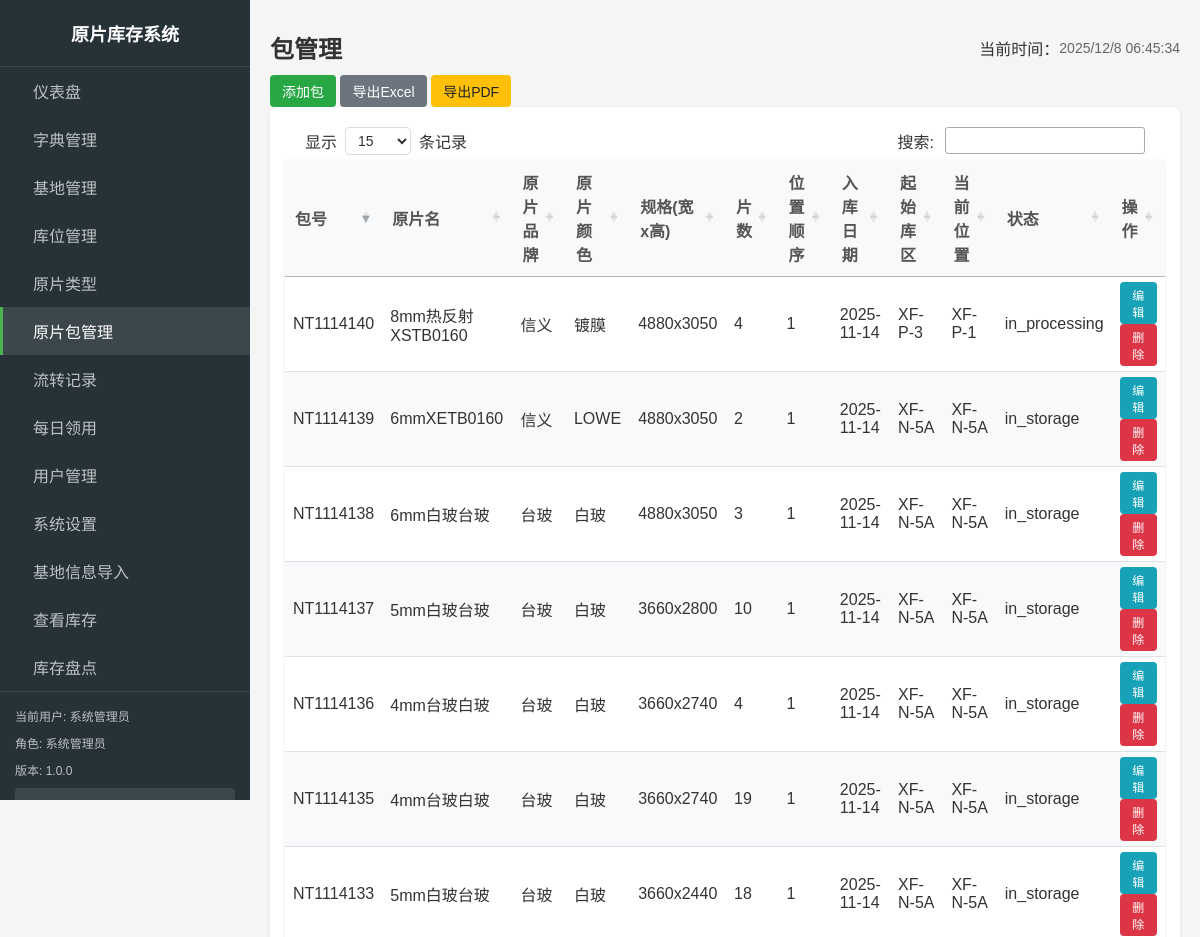
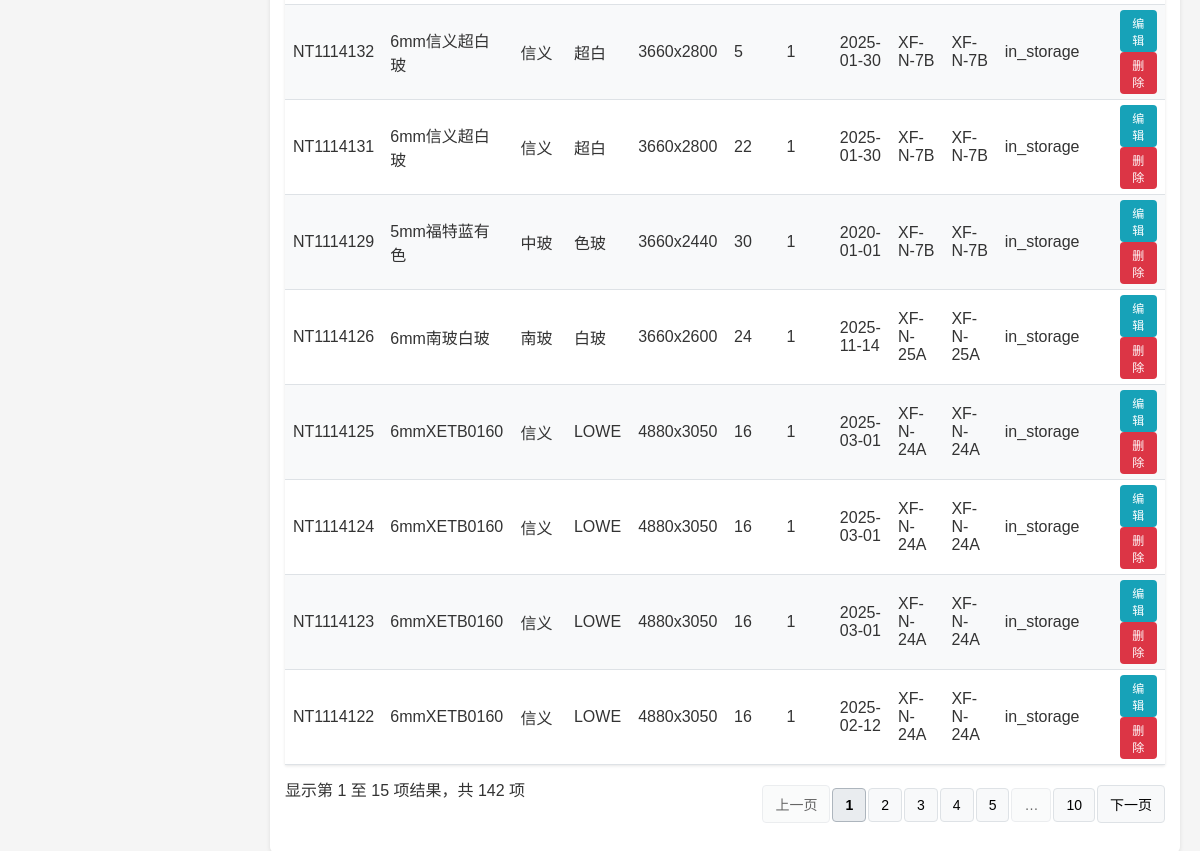
Screenshot of /admin/packages.php (signed in) with the database file from the repository (2 pictures, top to bottom).
### tables this page shows
CREATE TABLE `glass_packages`  (
  `id` int(11) NOT NULL AUTO_INCREMENT,
  `package_code` varchar(100) NOT NULL COMMENT '包号/二维码',
  `glass_type_id` int(11) NOT NULL COMMENT '原片类型ID',
  `width` decimal(10, 0) NULL DEFAULT NULL COMMENT '宽度(mm)',
  `height` decimal(10, 0) NULL DEFAULT NULL COMMENT '高度(mm)',
  `pieces` int(11) NOT NULL DEFAULT 0 COMMENT '实际片数（库存操作基准）',
  `quantity` int(11) NOT NULL DEFAULT 0 COMMENT '默认包装数量（参考值）',
  `entry_date` date NULL DEFAULT NULL COMMENT '入库日期',
  `initial_rack_id` int(11) NULL DEFAULT NULL COMMENT '起始库区ID',
  `current_rack_id` int(11) NULL DEFAULT NULL COMMENT '当前库位架ID',
  `position_order` int(11) NULL DEFAULT 1 COMMENT '在架中的位置顺序(1-x)',
  `status` enum('in_storage','in_processing','scrapped','used_up') NULL DEFAULT 'in_storage' COMMENT '包状态：in_storage=库存中，in_processing=加工中，scrapped=已报废，used_up=已用完',
  `created_at` timestamp NOT NULL DEFAULT CURRENT_TIMESTAMP,
  `updated_at` timestamp NOT NULL DEFAULT CURRENT_TIMESTAMP ON UPDATE CURRENT_TIMESTAMP,
  PRIMARY KEY (`id`) USING BTREE,
  INDEX `current_rack_id`(`current_rack_id`) USING BTREE,
  INDEX `glass_type_id`(`glass_type_id`) USING BTREE,
  INDEX `initial_rack_id`(`initial_rack_id`) USING BTREE
);

CREATE TABLE `glass_types`  (
  `id` int(11) NOT NULL AUTO_INCREMENT,
  `custom_id` varchar(50) NOT NULL COMMENT '原片ID（自定义，唯一，采购使用）',
  `name` varchar(100) NOT NULL COMMENT '原片名称（完整名称）',
  `short_name` varchar(50) NOT NULL COMMENT '原片简称（如：5白、4白、5白南玻）',
  `finance_name` varchar(100) NULL DEFAULT NULL COMMENT '财务核算名',
  `product_series` varchar(100) NULL DEFAULT NULL COMMENT '原片商色系（如：5lowe XETB0160）',
  `brand` varchar(50) NULL DEFAULT NULL COMMENT '原片品牌（如：信义、台玻、金晶、旗滨）',
  `manufacturer` varchar(100) NULL DEFAULT NULL COMMENT '原片生产商（如：重庆信义、德阳信义、成都台玻）',
  `color` varchar(50) NULL DEFAULT NULL COMMENT '原片颜色（如：白玻、玉沙、LOWE、超白等）',
  `thickness` decimal(10, 0) NULL DEFAULT NULL COMMENT '原片厚度(mm)（如：4、5、6、8、10、12、15、19）',
  `silver_layers` enum('单银','双银','三银','无银','') NULL DEFAULT NULL COMMENT '银层类型',
  `substrate` enum('普白','超白','') NULL DEFAULT NULL COMMENT '基片类型',
  `transmittance` enum('高透','中透','低透','') NULL DEFAULT NULL COMMENT '透光性',
  `status` tinyint(1) NULL DEFAULT 1 COMMENT '状态：1启用，0禁用',
  `created_at` timestamp NOT NULL DEFAULT CURRENT_TIMESTAMP,
  `updated_at` timestamp NOT NULL DEFAULT CURRENT_TIMESTAMP ON UPDATE CURRENT_TIMESTAMP,
  PRIMARY KEY (`id`) USING BTREE,
  UNIQUE INDEX `custom_id`(`custom_id`) USING BTREE,
  INDEX `idx_brand`(`brand`) USING BTREE,
  INDEX `idx_color`(`color`) USING BTREE,
  INDEX `idx_custom_id`(`custom_id`) USING BTREE,
  INDEX `idx_manufacturer`(`manufacturer`) USING BTREE,
  INDEX `idx_short_name`(`short_name`) USING BTREE,
  INDEX `idx_silver_layers`(`silver_layers`) USING BTREE,
  INDEX `idx_substrate`(`substrate`) USING BTREE,
  INDEX `idx_transmittance`(`transmittance`) USING BTREE
);

CREATE TABLE `storage_racks`  (
  `id` int(11) NOT NULL AUTO_INCREMENT,
  `base_id` int(11) NOT NULL COMMENT '所属基地ID',
  `code` varchar(50) NOT NULL COMMENT '库位架编码',
  `name` varchar(100) NULL DEFAULT NULL COMMENT '库位架名称',
  `area_type` enum('storage','processing','scrap','temporary') NOT NULL DEFAULT 'storage' COMMENT '区域类型：库存区、加工区、报废区、临时区',
  `capacity` int(11) NULL DEFAULT NULL COMMENT '容量',
  `status` enum('normal','maintenance','full') NULL DEFAULT 'normal' COMMENT '状态：正常、维护中、已满',
  `created_at` timestamp NOT NULL DEFAULT CURRENT_TIMESTAMP,
  `updated_at` timestamp NOT NULL DEFAULT CURRENT_TIMESTAMP ON UPDATE CURRENT_TIMESTAMP,
  PRIMARY KEY (`id`) USING BTREE,
  INDEX `base_id`(`base_id`) USING BTREE
);

### includes/db.php (called while the page is built, shortened)
<?php
function getDbConnection() {
    static $conn = null;
    if ($conn === null) {
        $conn = new mysqli(DB_HOST, DB_USER, DB_PASS, DB_NAME);
        $conn->set_charset(DB_CHARSET);
    }
    return $conn;
}
function query($sql, $params = []) {
    $conn = getDbConnection();
    $stmt = $conn->prepare($sql);
    if (!$stmt->execute()) {
        throw new Exception("执行查询失败: " . $stmt->error . "<br>SQL: " . $sql);
    }
    $result = $stmt->get_result();
    return $result;
}
function fetchAll($sql, $params = []) {
    $result = query($sql, $params);
    $rows = [];
    while ($row = $result->fetch_assoc()) {
        $rows[] = $row;
    }
    return $rows;
}
?>

### includes/auth.php (called while the page is built, shortened)
<?php
require_once __DIR__ . '/db.php';
function isLoggedIn() {
    return isset($_SESSION['logged_in']) && $_SESSION['logged_in'] === true;
}
function getCurrentUser() {
    return [
        'id' => $_SESSION['user_id'],
        'username' => $_SESSION['username'],
        'name' => $_SESSION['name'],
        'role' => $_SESSION['role'],
        'base_id' => $_SESSION['base_id'] ?? null
    ];
}
?>

### includes/admin_nav_config.php (called while the page is built, shortened)
<?php
function getAdminNavConfig($userRole) {
    $filteredItems = array_filter($navItems, function($item) use ($userRole) {
        return in_array($userRole, $item['roles']);
    });
    usort($filteredItems, function($a, $b) {
        return $a['order'] - $b['order'];
    });
    return $filteredItems;
}
function getCurrentNavId($currentPage) {
    $pageNavMap = [
        'index.php' => 'dashboard',
        'bases.php' => 'bases',
        'racks.php' => 'racks',
        'glass_types.php' => 'glass_types',
        'dictionary.php' => 'dictionary',
        'packages.php' => 'packages',
        'transactions.php' => 'transactions',
        'reports.php' => 'reports',
        'users.php' => 'users',
        'settings.php' => 'settings',
    ];
    return $pageNavMap[$currentPage] ?? '';
}
?>

### admin/packages.php (the view, shortened to what this page needs)
<?php
require_once '../includes/auth.php';
require_once '../includes/db.php';
require_once '../includes/admin_layout.php';
$currentUser = getCurrentUser();
$message = '';
$messageType = '';
$whereConditions = [];
$params = [];
$whereClause = !empty($whereConditions) ? 'WHERE ' . implode(' AND ', $whereConditions) : '';
$packages = fetchAll("SELECT p.*, g.name as glass_name, g.short_name as glass_short_name,
                            r.code as rack_code, r.area_type, ir.code as initial_rack_code , g.brand as glass_brand,g.color as glass_color,
                            CONCAT(ROUND(p.width,0), 'x', ROUND(p.height,0)) as specification, p.position_order
                     FROM glass_packages p
                     LEFT JOIN glass_types g ON p.glass_type_id = g.id
                     LEFT JOIN storage_racks r ON p.current_rack_id = r.id
                     LEFT JOIN storage_racks ir ON p.initial_rack_id = ir.id
                     $whereClause
                     ORDER BY r.code ASC, p.position_order ASC, p.package_code ASC", $params);
?>
<div>
    <button type="button" class="btn btn-success" onclick="showAddForm()">添加包</button>
    <button type="button" class="btn btn-primary" onclick="exportToExcel('packagesTable', '包列表')">导出Excel</button>
    <button type="button" class="btn btn-warning" onclick="exportToPDF('packagesTable', '包列表')">导出PDF</button>
</div>
<div class="table-container">
    <table class="table table-striped table-bordered data-table" id="packagesTable" data-table="packages">
        <thead>
            <tr>
                <th>包号</th>
                <th>原片名</th>
                <th>原片品牌</th>
                <th>原片颜色</th>
                <th>规格(宽x高)</th>
                <th>片数</th>
                <th>位置顺序</th>
                <th>入库日期</th>
                <th>起始库区</th>
                <th>当前位置</th>
                <th>状态</th>
                <th>操作</th>
            </tr>
        </thead>
        <?php foreach ($packages as $package): ?>
            <tr>
                <td><?php echo htmlspecialchars($package['package_code']); ?></td>
                <td><?php echo htmlspecialchars($package['glass_name']); ?></td>
                <td><?php echo htmlspecialchars($package['glass_brand']); ?></td>
                <td><?php echo htmlspecialchars($package['glass_color']); ?></td>
                <td><?php echo htmlspecialchars($package['specification']); ?></td>
                <td><?php echo $package['pieces']; ?></td>
                <td><?php echo $package['position_order'] ?? '-'; ?></td>
                <td><?php echo $package['entry_date']; ?></td>
                <td><?php echo htmlspecialchars($package['initial_rack_code']); ?></td>
                <td>
                    <?php
                    if (empty($package['rack_code'])) {
                        echo '<span class="status-badge inactive">未入库</span>';
                    } else {
                        echo htmlspecialchars($package['rack_code']);
                    }
                    ?>
                </td>
                <td>
                    <?php
                    $statusLabels = [
                        'in_storage' => '<span class="status-badge active">库存中</span>',
                        'in_processing' => '<span class="status-badge processing">加工中</span>',
                        'scrapped' => '<span class="status-badge inactive">已报废</span>',
                        'used_up' => '<span class="status-badge completed">已用完</span>'
                    ];
                    echo $statusLabels[$package['status']] ?? $package['status'];
                    ?>
                </td>
                <td>
                    <a href="?edit=<?php echo $package['id']; ?>" class="btn btn-sm btn-info">编辑</a>
                    <button onclick="deleteRecord(<?php echo $package['id']; ?>)" class="btn btn-sm btn-danger">删除</button>
                </td>
            </tr>
        <?php endforeach; ?>
    </table>
</div>
</body>
</html>
<?php
$content = ob_get_clean();
echo renderAdminLayout('包管理', $content, $currentUser, 'packages.php', [], [], $message, $messageType);
?>

### assets/css/main.css (style rules this page uses)
* { box-sizing: border-box; }
body { font-family: 'Microsoft YaHei', Arial, sans-serif; margin: 0; padding: 0; background-color: #f5f5f5; color: #333; }
a { text-decoration: none; color:#000000; }
.btn { display: inline-block; padding: 8px 16px; background-color: #4CAF50; color: white; border: none; border-radius: 4px; cursor: pointer; font-size: 14px; text-align: center; transition: background-color 0.2s; }
.btn-primary { background-color: #2196F3; }
.btn-success { background-color: #28a745; color: white; }
.btn-info { background-color: #17a2b8; color: white; }
.btn-warning { background-color: #ffc107; color: #212529; }
.btn-danger { background-color: #f44336; }
.btn-sm { padding: 4px 8px; font-size: 12px; }
.table, .data-table { width: 100%; border-collapse: collapse; margin-bottom: 20px; background-color: white; box-shadow: 0 1px 3px rgba(0,0,0,0.1); }
.table th, .table td, .data-table th, .data-table td { padding: 12px 15px; text-align: left; border-bottom: 1px solid #eee; }
.table th, .data-table th { background-color: #f9f9f9; font-weight: bold; color: #555; }
.table-container { overflow-x: auto; margin-bottom: 20px; }

### assets/css/admin.css (style rules this page uses)
body { min-width: 1080px; }
.table-container { background: #fff; border-radius: 8px; overflow: hidden; box-shadow: 0 2px 4px rgba(0,0,0,0.1); margin-bottom: 20px; }
.table-striped tbody tr:nth-child(even) { background-color: #f8f9fa; }

### assets/css/datatable-theme.css (style rules this page uses)
table.dataTable { width: 100% !important; border-collapse: collapse; background-color: white; }
table.dataTable thead th { background-color: #f8f9fa; border-bottom: 2px solid #dee2e6; padding: 12px 8px; font-weight: 600; position: relative; }
table.dataTable thead th.sorting, table.dataTable thead th.sorting_asc, table.dataTable thead th.sorting_desc { cursor: pointer; padding-right: 30px; }
table.dataTable thead th.sorting:after, table.dataTable thead th.sorting_asc:after, table.dataTable thead th.sorting_desc:after { position: absolute; right: 8px; top: 50%; transform: translateY(-50%); font-size: 12px; color: #6c757d; }
table.dataTable tbody th,table.dataTable tbody td { padding: 5px 8px !important; font-size: 1rem; }
table.dataTable tbody td { padding: 10px 8px; border-bottom: 1px solid #dee2e6; }
.btn { padding: 6px 12px; border: none; border-radius: 4px; cursor: pointer; text-decoration: none; display: inline-block; font-size: 14px; text-align: center; }
.btn-sm { padding: 4px 8px; font-size: 12px; }
.btn-primary { background-color: #6c757d !important; color: white !important; border-color: #6c757d !important; }
.btn-danger { background-color: #dc3545; color: white; }

### rows the page displays
glass_packages: package_code "NT1114122", glass_type.name "6mmXETB0160", glass_type.brand "信义", glass_type.color "LOWE", specification "4880x3050", pieces "16", position_order "1", entry_date "2025-02-12", storage_racks.code "XF-N-24A", status "in_storage"
glass_packages: package_code "NT1114123", glass_type.name "6mmXETB0160", glass_type.brand "信义", glass_type.color "LOWE", specification "4880x3050", pieces "16", position_order "1", entry_date "2025-03-01", storage_racks.code "XF-N-24A", status "in_storage"
glass_packages: package_code "NT1114124", glass_type.name "6mmXETB0160", glass_type.brand "信义", glass_type.color "LOWE", specification "4880x3050", pieces "16", position_order "1", entry_date "2025-03-01", storage_racks.code "XF-N-24A", status "in_storage"
glass_packages: package_code "NT1114125", glass_type.name "6mmXETB0160", glass_type.brand "信义", glass_type.color "LOWE", specification "4880x3050", pieces "16", position_order "1", entry_date "2025-03-01", storage_racks.code "XF-N-24A", status "in_storage"
glass_packages: package_code "NT1114126", glass_type.name "6mm南玻白玻", glass_type.brand "南玻", glass_type.color "白玻", specification "3660x2600", pieces "24", position_order "1", entry_date "2025-11-14", storage_racks.code "XF-N-25A", status "in_storage"
glass_packages: package_code "NT1114133", glass_type.name "5mm白玻台玻", glass_type.brand "台玻", glass_type.color "白玻", specification "3660x2440", pieces "18", position_order "1", entry_date "2025-11-14", storage_racks.code "XF-N-5A", status "in_storage"
glass_packages: package_code "NT1114135", glass_type.name "4mm台玻白玻", glass_type.brand "台玻", glass_type.color "白玻", specification "3660x2740", pieces "19", position_order "1", entry_date "2025-11-14", storage_racks.code "XF-N-5A", status "in_storage"
glass_packages: package_code "NT1114136", glass_type.name "4mm台玻白玻", glass_type.brand "台玻", glass_type.color "白玻", specification "3660x2740", pieces "4", position_order "1", entry_date "2025-11-14", storage_racks.code "XF-N-5A", status "in_storage"
glass_packages: package_code "NT1114137", glass_type.name "5mm白玻台玻", glass_type.brand "台玻", glass_type.color "白玻", specification "3660x2800", pieces "10", position_order "1", entry_date "2025-11-14", storage_racks.code "XF-N-5A", status "in_storage"
glass_packages: package_code "NT1114138", glass_type.name "6mm白玻台玻", glass_type.brand "台玻", glass_type.color "白玻", specification "4880x3050", pieces "3", position_order "1", entry_date "2025-11-14", storage_racks.code "XF-N-5A", status "in_storage"
glass_packages: package_code "NT1114139", glass_type.name "6mmXETB0160", glass_type.brand "信义", glass_type.color "LOWE", specification "4880x3050", pieces "2", position_order "1", entry_date "2025-11-14", storage_racks.code "XF-N-5A", status "in_storage"
glass_packages: package_code "NT1114129", glass_type.name "5mm福特蓝有色", glass_type.brand "中玻", glass_type.color "色玻", specification "3660x2440", pieces "30", position_order "1", entry_date "2020-01-01", storage_racks.code "XF-N-7B", status "in_storage"
glass_packages: package_code "NT1114131", glass_type.name "6mm信义超白玻", glass_type.brand "信义", glass_type.color "超白", specification "3660x2800", pieces "22", position_order "1", entry_date "2025-01-30", storage_racks.code "XF-N-7B", status "in_storage"
glass_packages: package_code "NT1114132", glass_type.name "6mm信义超白玻", glass_type.brand "信义", glass_type.color "超白", specification "3660x2800", pieces "5", position_order "1", entry_date "2025-01-30", storage_racks.code "XF-N-7B", status "in_storage"
glass_packages: package_code "NT1114140", glass_type.name "8mm热反射XSTB0160", glass_type.brand "信义", glass_type.color "镀膜", specification "4880x3050", pieces "4", position_order "1", entry_date "2025-11-14", storage_racks.code "XF-P-3", storage_racks.code "XF-P-1", status "in_processing"

### other values shown
APP_NAME "原片库存系统"
$item['title'] "仪表盘"
$item['title'] "字典管理"
$item['title'] "基地管理"
$item['title'] "库位管理"
$item['title'] "原片类型"
$item['title'] "原片包管理"
$item['title'] "流转记录"
$item['title'] "每日领用"
$item['title'] "用户管理"
$item['title'] "系统设置"
$item['title'] "基地信息导入"
$item['title'] "查看库存"
$item['title'] "库存盘点"
$currentUser['name'] ?: $currentUser['username'] "系统管理员"
